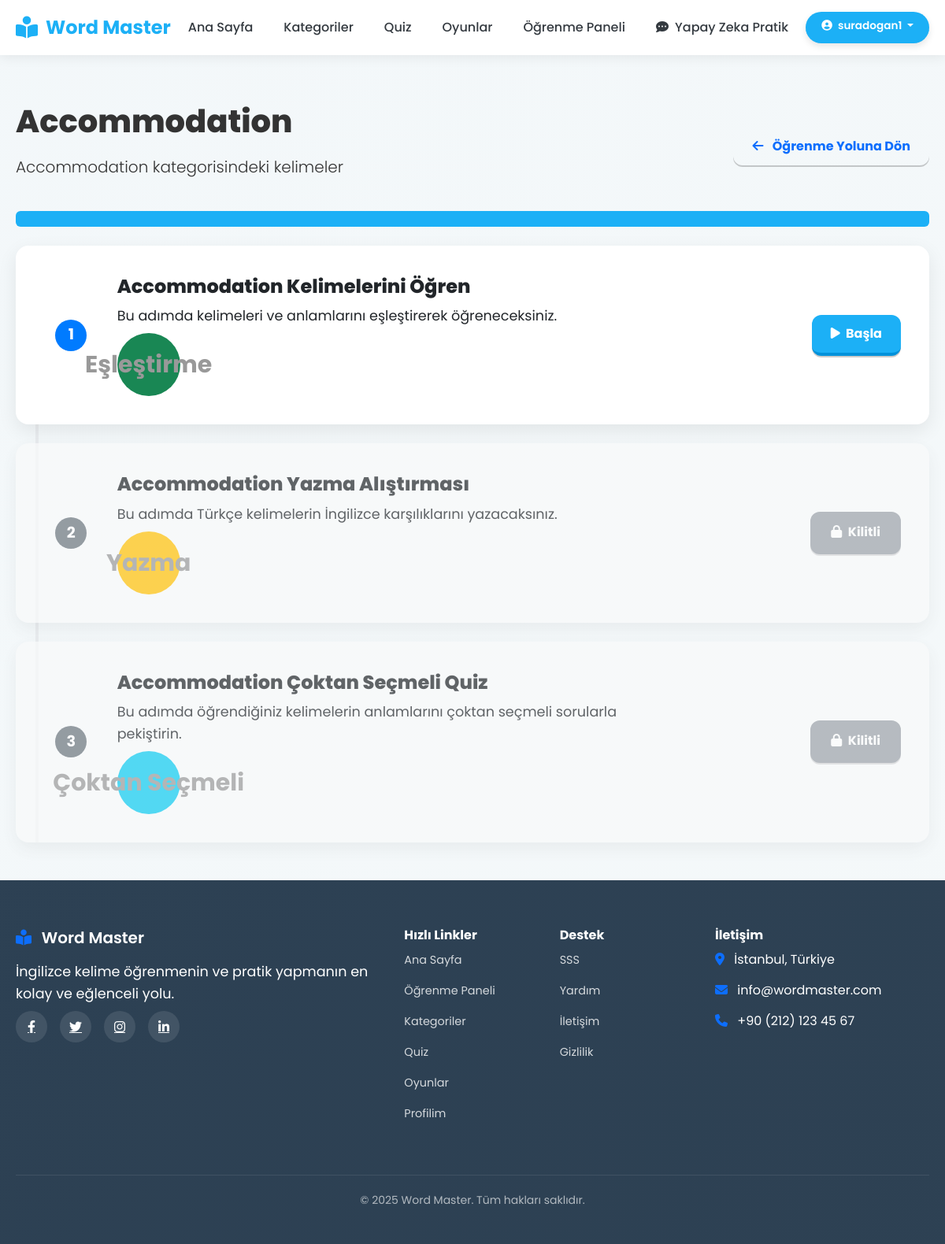
/learning-category/39/ (signed in), run on the app's committed database.
### core/models.py (models this page shows, shortened)
class Category(models.Model):
    name = models.CharField(max_length=100)
    description = models.TextField(blank=True, null=True)
    image = models.ImageField(upload_to='category_images/', blank=True, null=True)
    created_at = models.DateTimeField(auto_now_add=True)
    difficulty_level = models.IntegerField(default=1)  # 1-5 zorluk seviyesi
    order = models.IntegerField(default=0)  # Kategorilerin sıralama düzeni
    mongo_id = models.CharField(max_length=24, blank=True, null=True, db_index=True)  # MongoDB ObjectId'yi saklamak için
    class Meta:
        verbose_name_plural = "Categories"
        ordering = ['order', 'difficulty_level', 'name']

class LearningStep(models.Model):
    STEP_TYPES = (
        ('vocabulary', 'Kelime Öğrenme'),
        ('matching', 'Eşleştirme'),
        ('multiple_choice', 'Çoktan Seçmeli'),
        ('writing', 'Yazma'),
        ('listening', 'Dinleme'),
        ('final_quiz', 'Final Quiz'),
        ('treasure', 'Hazine'),
    )
    category = models.ForeignKey(Category, on_delete=models.CASCADE, related_name='learning_steps')
    name = models.CharField(max_length=100)
    description = models.TextField(blank=True, null=True)
    step_type = models.CharField(max_length=20, choices=STEP_TYPES)
    order = models.IntegerField(default=0)
    word_count = models.IntegerField(default=10)  # Bu adımda kaç kelime öğretileceği
    max_mistakes = models.IntegerField(default=3, blank=True, null=True)  # Final quiz için maksimum hata sayısı
    class Meta:
        ordering = ['category', 'order']

### core/views.py (the view)
# urls.py: path('learning-category/<str:category_id>/', learning_category, name='learning_category'),
@login_required
def learning_category(request, category_id):
    category = get_object_or_404(Category, id=category_id)
    try:
        category_progress = UserCategoryProgress.objects.get(user=request.user, category=category)
        if not category_progress.unlocked:
            messages.error(request, "Bu kategorinin kilidini açmak için önceki kategorileri tamamlamanız gerekiyor.")
            return redirect('learning_paths')
    except UserCategoryProgress.DoesNotExist:
        messages.error(request, "Bu kategoriye erişim izniniz yok.")
        return redirect('learning_paths')
    try:
        path_category = LearningPathCategory.objects.get(category=category)
        learning_path = path_category.learning_path
    except LearningPathCategory.DoesNotExist:
        try:
            learning_path = request.user.profile.current_learning_path
            if not learning_path:
                learning_path = LearningPath.objects.first()
                if not learning_path:
                    learning_path = LearningPath.objects.create(
                        name="Temel İngilizce",
                        description="Temel İngilizce öğrenme yolu"
                    )
        except Exception as e:
            learning_path = LearningPath.objects.first()
            if not learning_path:
                learning_path = LearningPath.objects.create(
                    name="Temel İngilizce",
                    description="Temel İngilizce öğrenme yolu"
                )
    learning_steps = LearningStep.objects.filter(category=category).order_by('order')
    steps_progress = []
    unlocked = True  # İlk adım her zaman açık
    for step in learning_steps:
        try:
            step_progress = UserStepProgress.objects.get(user=request.user, learning_step=step)
        except UserStepProgress.DoesNotExist:
            step_progress = UserStepProgress.objects.create(
                user=request.user,
                learning_step=step,
                completed=False,
                score=0,
                max_score=100
            )
        steps_progress.append({
            'learning_step': step,
            'unlocked': unlocked,
            'completed': step_progress.completed,
            'score': step_progress.score,
            'max_score': step_progress.max_score,
            'percentage': int((step_progress.score / step_progress.max_score * 100) if step_progress.max_score > 0 else 0)
        })
        unlocked = step_progress.completed
    words = Word.objects.filter(category=category)
    total_words = words.count()
    learned_words = UserProgress.objects.filter(
        user=request.user,
        word__category=category,
        proficiency_level__gte=3
    ).count()
    percentage = int((learned_words / total_words * 100) if total_words > 0 else 0)
    context = {
        'category': category,
        'learning_path': learning_path,
        'steps_progress': steps_progress,
        'category_progress': {
            'learned': learned_words,
            'total': total_words,
            'percentage': percentage,
            'completed': category_progress.completed
        }
    }
    return render(request, 'core/learning_category.html', context)

### core/templates/core/learning_category.html (shortened to what this page needs)
{% extends 'core/base.html' %}
{% load static %}
{% block content %}
<div class="container my-5">
    <div class="row mb-4">
        <div class="col-lg-8">
            <h1 class="mb-3">{{ category.name }}</h1>
            <p class="lead">{{ category.description }}</p>
        </div>
        <div class="col-lg-4 text-lg-end d-flex align-items-center justify-content-lg-end">
            {% if learning_path and learning_path.id %}
                <a href="{% url 'learning_path' learning_path.id %}" class="btn btn-outline-primary">
                    <i class="fas fa-arrow-left me-2"></i> Öğrenme Yoluna Dön
                </a>
            {% else %}
                <a href="{% url 'learning_paths' %}" class="btn btn-outline-primary">
                    <i class="fas fa-arrow-left me-2"></i> Öğrenme Yollarına Dön
                </a>
            {% endif %}
        </div>
    </div>
    <div class="row mb-4">
        <div class="col-12">
            <div class="progress" style="height: 20px;">
            </div>
        </div>
    </div>
    <div class="learning-steps-container">
        {% for step_progress in steps_progress %}
            <div class="learning-step-item mb-4 {% if not step_progress.unlocked %}locked{% endif %}">
                <div class="card">
                    <div class="card-body">
                        <div class="row align-items-center">
                            <div class="col-md-1 text-center">
                                <div class="step-number">
                                    {{ step_progress.learning_step.order|add:"1" }}
                                </div>
                            </div>
                            <div class="col-md-8">
                                <h4 class="mb-2">{{ step_progress.learning_step.name }}</h4>
                                <p class="mb-2">{{ step_progress.learning_step.description|default:"Bu adım hakkında açıklama bulunmuyor." }}</p>
                                {% if step_progress.learning_step.step_type == 'vocabulary' %}
                                    <span class="badge bg-primary">Kelime Öğrenme</span>
                                {% elif step_progress.learning_step.step_type == 'matching' %}
                                    <span class="badge bg-success">Eşleştirme</span>
                                {% elif step_progress.learning_step.step_type == 'multiple_choice' %}
                                    <span class="badge bg-info">Çoktan Seçmeli</span>
                                {% elif step_progress.learning_step.step_type == 'writing' %}
                                    <span class="badge bg-warning">Yazma</span>
                                {% elif step_progress.learning_step.step_type == 'listening' %}
                                    <span class="badge bg-secondary">Dinleme</span>
                                {% elif step_progress.learning_step.step_type == 'final_quiz' %}
                                    <span class="badge bg-danger">Final Quiz</span>
                                {% endif %}
                            </div>
                            <div class="col-md-3 text-end">
                                {% if step_progress.unlocked %}
                                    <a href="{% url 'learning_step' category.id step_progress.learning_step.id %}" class="btn btn-primary">
                                        {% if step_progress.completed %}
                                            <i class="fas fa-redo me-1"></i> Tekrar Çalış
                                        {% else %}
                                            <i class="fas fa-play me-1"></i> Başla
                                        {% endif %}
                                    </a>
                                {% else %}
                                    <button class="btn btn-secondary" disabled>
                                        <i class="fas fa-lock me-1"></i> Kilitli
                                    </button>
                                {% endif %}
                            </div>
                        </div>
                    </div>
                </div>
            </div>
        {% empty %}
            <div class="alert alert-info">
                Bu kategoride henüz öğrenme adımı bulunmamaktadır.
            </div>
        {% endfor %}
    </div>
</div>
{% endblock %}

### core/templates/core/base.html (shortened to what this page needs)
<!DOCTYPE html>
<html lang="tr">
<head>
    <link href="https://cdn.jsdelivr.net/npm/bootstrap@5.3.0/dist/css/bootstrap.min.css" rel="stylesheet">
    <link rel="stylesheet" href="https://cdnjs.cloudflare.com/ajax/libs/font-awesome/6.4.0/css/all.min.css">
    <link rel="stylesheet" href="https://unpkg.com/aos@next/dist/aos.css" />
    <link rel="stylesheet" href="/static/css/duolingo-style.css">
</head>
<body>
    <nav class="navbar">
        <div class="container navbar-container">
                        <a class="navbar-logo" href="{% url 'home' %}">                <i class="fas fa-book-reader"></i> Word Master            </a>                        <div class="navbar-menu">
                <a class="navbar-item {% if request.path == '/' %}active{% endif %}" href="{% url 'home' %}">Ana Sayfa</a>
                {% if user.is_authenticated %}
                    <a class="navbar-item {% if 'categories' in request.path %}active{% endif %}" href="{% url 'category_list' %}">Kategoriler</a>
                    <a class="navbar-item {% if 'quiz' in request.path %}active{% endif %}" href="{% url 'quiz_categories' %}">Quiz</a>
                    <a class="navbar-item {% if 'games' in request.path %}active{% endif %}" href="{% url 'game_menu' %}">Oyunlar</a>
                    <a class="navbar-item {% if 'learning-panel' in request.path %}active{% endif %}" href="{% url 'learning_panel' %}">Öğrenme Paneli</a>
                    <a class="navbar-item {% if 'chat-practice' in request.path %}active{% endif %}" href="{% url 'chat_practice' %}">
                        <i class="fas fa-comment-dots me-1"></i> Yapay Zeka Pratik
                    </a>
                {% else %}
                    <a class="navbar-item" href="/#features">Özellikler</a>
                    <a class="navbar-item" href="/#about">Hakkında</a>
                    <a class="navbar-item" href="/#contact">İletişim</a>
                {% endif %}
                </div>                        <div class="navbar-auth">
                {% if user.is_authenticated %}
                    <div class="dropdown">
                        <a class="btn btn-sm btn-primary dropdown-toggle" href="#" id="userDropdown" role="button" data-bs-toggle="dropdown">
                            <i class="fas fa-user-circle me-1"></i> {{ user.username }}
                        </a>
                    </div>
                {% else %}
                    <a href="{% url 'login' %}" class="btn btn-sm btn-secondary me-2">Giriş</a>
                    <a href="{% url 'register' %}" class="btn btn-sm btn-primary">Kayıt</a>
                {% endif %}
            </div>
        </div>
    </nav>
    <main>
        {% block content %}{% endblock %}
    </main>
    <footer class="mt-5">
        <div class="container">
            <div class="row g-4">
                                <div class="col-lg-5 col-md-6">                    <h5 class="mb-3"><i class="fas fa-book-reader text-primary me-2"></i> Word Master</h5>                    <p class="mb-2">İngilizce kelime öğrenmenin ve pratik yapmanın en kolay ve eğlenceli yolu.</p>                    <div class="social-icons d-flex gap-3 mt-2">                        <a href="#" class="text-white"><i class="fab fa-facebook-f"></i></a>                        <a href="#" class="text-white"><i class="fab fa-twitter"></i></a>                        <a href="#" class="text-white"><i class="fab fa-instagram"></i></a>                        <a href="#" class="text-white"><i class="fab fa-linkedin-in"></i></a>                    </div>                </div>                                <div class="col-lg-2 col-md-6 col-6">                    <h6 class="fw-bold mb-2">Hızlı Linkler</h6>                    <ul class="footer-links ps-0">                        <li><a href="{% url 'home' %}">Ana Sayfa</a></li>                        {% if user.is_authenticated %}                            <li><a href="{% url 'learning_panel' %}">Öğrenme Paneli</a></li>                            <li><a href="{% url 'category_list' %}">Kategoriler</a></li>                            <li><a href="{% url 'quiz_categories' %}">Quiz</a></li>                            <li><a href="{% url 'game_menu' %}">Oyunlar</a></li>                            <li><a href="{% url 'profile' %}">Profilim</a></li>                        {% endif %}                    </ul>                </div>                                <div class="col-lg-2 col-md-6 col-6">                    <h6 class="fw-bold mb-2">Destek</h6>                    <ul class="footer-links ps-0">                        <li><a href="#">SSS</a></li>                        <li><a href="#">Yardım</a></li>                        <li><a href="/#contact">İletişim</a></li>                        <li><a href="#">Gizlilik</a></li>                    </ul>                </div>                                <div class="col-lg-3 col-md-6">
                    <h6 class="fw-bold mb-2">İletişim</h6>
                    <ul class="footer-links ps-0">
                        <li><i class="fas fa-map-marker-alt me-2 text-primary"></i> İstanbul, Türkiye</li>
                        <li><i class="fas fa-envelope me-2 text-primary"></i> info@wordmaster.com</li>
                        <li><i class="fas fa-phone me-2 text-primary"></i> +90 (212) 123 45 67</li>
                    </ul>
                </div>
            </div>
            <div class="row mt-3">
                <div class="col-md-12 text-center">
                    <p class="copyright">&copy; {% now "Y" %} Word Master. Tüm hakları saklıdır.</p>
                </div>
            </div>
        </div>
    </footer>
</body>
</html>

### data on the page
Category: name "Accommodation", description "Accommodation kategorisindeki kelimeler"
LearningStep: learning_step.order|add "1", learning_step.name "Accommodation Kelimelerini Öğren", learning_step.description "Bu adımda kelimeleri ve anlamlarını eşleştirerek öğreneceksiniz.", step_type "Eşleştirme", shows "Başla"
LearningStep: learning_step.order|add "2", learning_step.name "Accommodation Yazma Alıştırması", learning_step.description "Bu adımda Türkçe kelimelerin İngilizce karşılıklarını yazacaksınız.", step_type "Yazma", shows "Kilitli"
LearningStep: learning_step.order|add "3", learning_step.name "Accommodation Çoktan Seçmeli Quiz", learning_step.description "Bu adımda öğrendiğiniz kelimelerin anlamlarını çoktan seçmeli sorularla pekiştirin.", step_type "Çoktan Seçmeli", shows "Kilitli"

### other printed values
{{ user.username }} "suradogan1"
